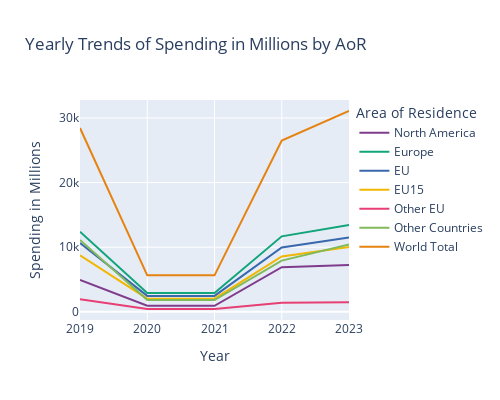

The notebook cell this image was saved under:
### Code cell
# Filter the data to include only rows where 'Purpose of Visit' is 'All visits'
filtered_data = TravelTrends_df[TravelTrends_df['Purpose of Visit'] == 'All visits']

# Step 1: Yearly Trends for Spending in millions
yearly_data = filtered_data[filtered_data['Quarter'] == '0']

# Create the interactive plot for yearly spending
fig_yearly = px.line(yearly_data, 
                     x='Year', 
                     y='Spending in millions', 
                     color='Area of Residence',
                     title='Yearly Trends of Spending in Millions by AoR',
                     labels={'Spending in millions': 'Spending in Millions', 'Year': 'Year'},
                     color_discrete_sequence=px.colors.qualitative.Bold,  # High contrast colors
                     height=400,  # Adjust the figure height
                     width=500)  # Adjust the figure width

fig_yearly.show()

### Figure 1 — Plotly figure (JSON) as saved in the notebook; plotly's stock layout.template omitted (floating-point values rounded to 4 significant figures)
{"data": [{"hovertemplate": "Area of Residence=North America<br>Year=%{x}<br>Spending in Millions=%{y}<extra></extra>", "legendgroup": "North America", "line": {"color": "rgb(127, 60, 141)", "dash": "solid"}, "marker": {"symbol": "circle"}, "mode": "lines", "name": "North America", "orientation": "v", "showlegend": true, "type": "scatter", "x": [2019, 2020, 2021, 2022, 2023], "xaxis": "x", "y": [4918, 932, 932, 6896, 7227], "yaxis": "y"}, {"hovertemplate": "Area of Residence=Europe<br>Year=%{x}<br>Spending in Millions=%{y}<extra></extra>", "legendgroup": "Europe", "line": {"color": "rgb(17, 165, 121)", "dash": "solid"}, "marker": {"symbol": "circle"}, "mode": "lines", "name": "Europe", "orientation": "v", "showlegend": true, "type": "scatter", "x": [2019, 2020, 2021, 2022, 2023], "xaxis": "x", "y": [12407, 2897, 2897, 11678, 13430], "yaxis": "y"}, {"hovertemplate": "Area of Residence=EU<br>Year=%{x}<br>Spending in Millions=%{y}<extra></extra>", "legendgroup": "EU", "line": {"color": "rgb(57, 105, 172)", "dash": "solid"}, "marker": {"symbol": "circle"}, "mode": "lines", "name": "EU", "orientation": "v", "showlegend": true, "type": "scatter", "x": [2019, 2020, 2021, 2022, 2023], "xaxis": "x", "y": [10661, 2464, 2464, 9962, 11504], "yaxis": "y"}, {"hovertemplate": "Area of Residence=EU15<br>Year=%{x}<br>Spending in Millions=%{y}<extra></extra>", "legendgroup": "EU15", "line": {"color": "rgb(242, 183, 1)", "dash": "solid"}, "marker": {"symbol": "circle"}, "mode": "lines", "name": "EU15", "orientation": "v", "showlegend": true, "type": "scatter", "x": [2019, 2020, 2021, 2022, 2023], "xaxis": "x", "y": [8733, 2030, 2029, 8573, 10026], "yaxis": "y"}, {"hovertemplate": "Area of Residence=Other EU<br>Year=%{x}<br>Spending in Millions=%{y}<extra></extra>", "legendgroup": "Other EU", "line": {"color": "rgb(231, 63, 116)", "dash": "solid"}, "marker": {"symbol": "circle"}, "mode": "lines", "name": "Other EU", "orientation": "v", "showlegend": true, "type": "scatter", "x": [2019, 2020, 2021, 2022, 2023], "xaxis": "x", "y": [1928, 435, 435, 1389, 1478], "yaxis": "y"}, {"hovertemplate": "Area of Residence=Other Countries<br>Year=%{x}<br>Spending in Millions=%{y}<extra></extra>", "legendgroup": "Other Countries", "line": {"color": "rgb(128, 186, 90)", "dash": "solid"}, "marker": {"symbol": "circle"}, "mode": "lines", "name": "Other Countries", "orientation": "v", "showlegend": true, "type": "scatter", "x": [2019, 2020, 2021, 2022, 2023], "xaxis": "x", "y": [11123, 1818, 1817, 7922, 10417], "yaxis": "y"}, {"hovertemplate": "Area of Residence=World Total<br>Year=%{x}<br>Spending in Millions=%{y}<extra></extra>", "legendgroup": "World Total", "line": {"color": "rgb(230, 131, 16)", "dash": "solid"}, "marker": {"symbol": "circle"}, "mode": "lines", "name": "World Total", "orientation": "v", "showlegend": true, "type": "scatter", "x": [2019, 2020, 2021, 2022, 2023], "xaxis": "x", "y": [28448, 5646, 5646, 26497, 31075], "yaxis": "y"}], "layout": {"height": 400, "legend": {"title": {"text": "Area of Residence"}, "tracegroupgap": 0}, "title": {"text": "Yearly Trends of Spending in Millions by AoR"}, "width": 500, "xaxis": {"anchor": "y", "domain": [0, 1], "title": {"text": "Year"}}, "yaxis": {"anchor": "x", "domain": [0, 1], "title": {"text": "Spending in Millions"}}}}
